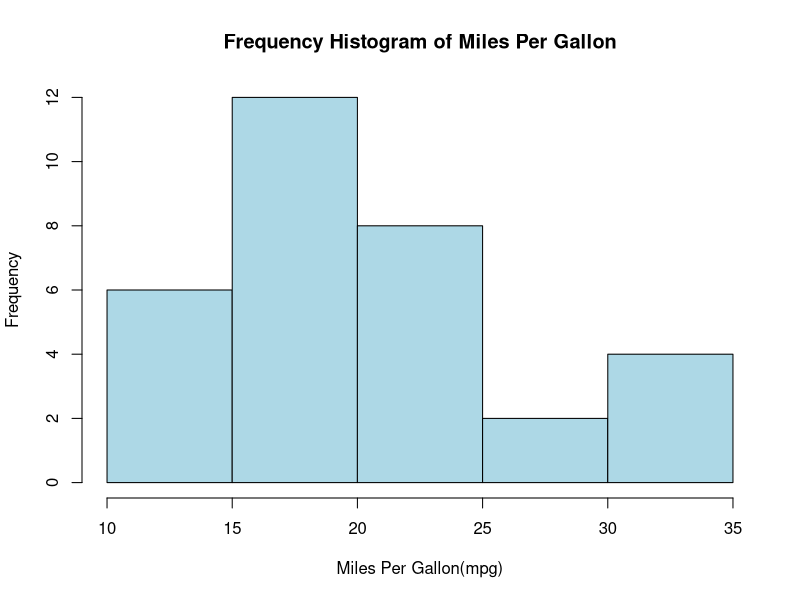
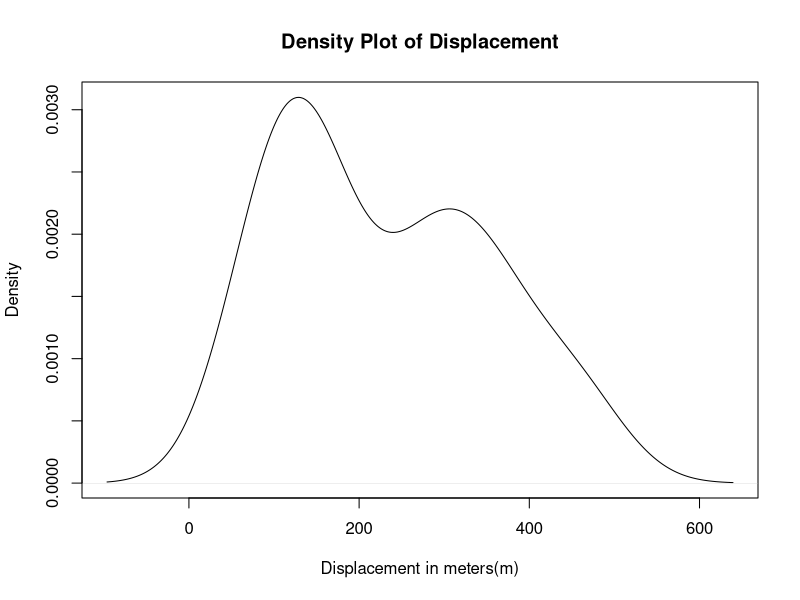
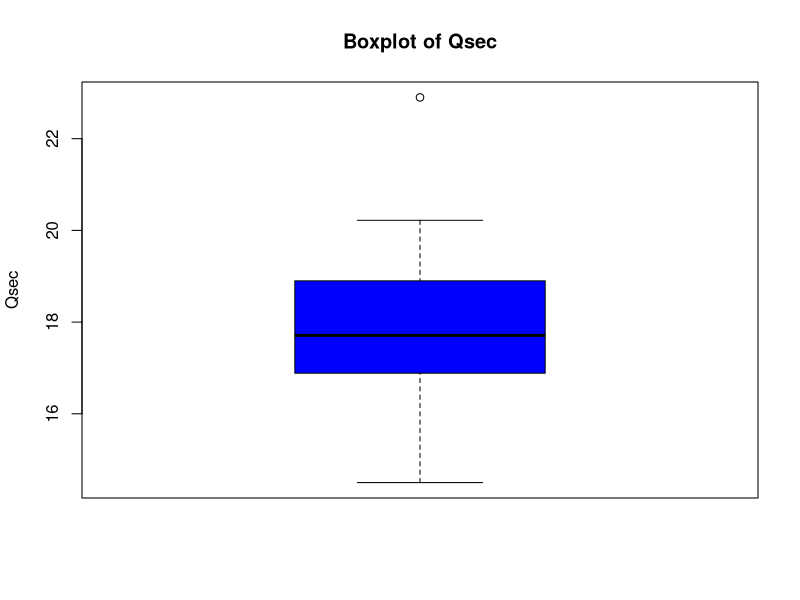

The R source for these figures, in order:
#Task Name: R Tutorial 6
#Name:Karabo Siyabonga
#Surname:Mgwenya
#Student No.:g24m5008

#1
install.packages("datasets")
library(datasets)
data(mtcars)


#2
hist(mtcars$mpg, breaks=seq(from=10, to=35, by=5), main="Frequency Histogram of Miles Per Gallon", xlab="Miles Per Gallon(mpg)", ylab="Frequency", col="lightblue")

#3
plot(density(mtcars$disp), main="Density Plot of Displacement", xlab="Displacement in meters(m)", ylab="Density")

#4.a
mean(mtcars$qsec)
#The mean for qsec is: 17.84875
var(mtcars$qsec)
#The variance of qsec is: 3.193166
sd(mtcars$qsec)
#The standard deviation of qsec is: 1.786943

#4.b
range(mtcars$qsec)
#The output in R is: [1] 14.5 22.9
diff(range(mtcars$qsec))
#The output in R is: [1] 8.4
IQR(mtcars$qsec)
#The inter-quartile range of qsec is: 2.0075
median(mtcars$qsec)
#The median of qsec is: 17.71

#4.c
quantile(mtcars$qsec, 0.60)
#The 60th percentile of qsec is: 18.18 

#4.d
boxplot(mtcars$qsec, main="Boxplot of Qsec", col="blue",horizontal = FALSE,ylab="Qsec")
